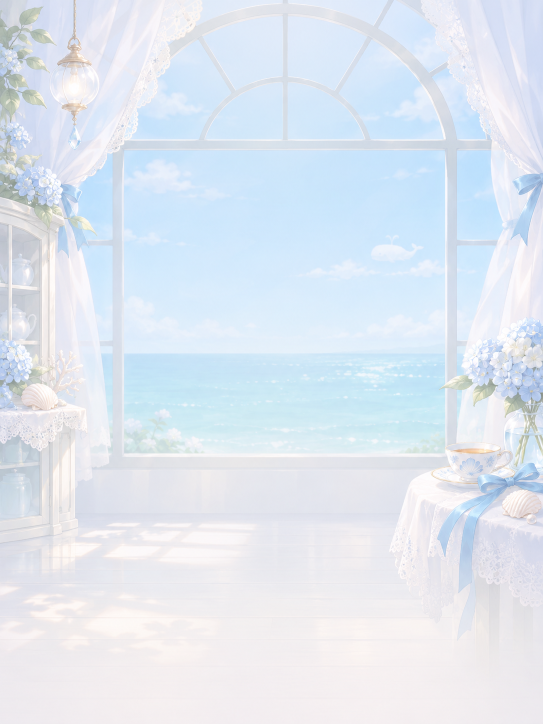
#> input picture assets/backgrounds/seaside-tea-source.png, 1086 x 1448 px (shown at 1/2 size)
$ python compile_backgrounds.py
#> lines starting #> are read from the running program, lines starting #| are printed output that depends on the picture
### tools/compile_whale_avatar.py
#!/usr/bin/env python3
"""Compile built-in expression atlases into flash-resident 16-row Deflate bands."""
from pathlib import Path
import struct
import zlib
from PIL import Image, ImageChops

ROOT = Path(__file__).resolve().parents[1]
NAMES = ('idle', 'listening', 'thinking', 'speaking', 'blink', 'error')
FISH_NAMES = (*NAMES, 'eating', 'speaking_closed', 'speaking_blink', 'speaking_closed_blink')
VIEW_WIDTH, VIEW_HEIGHT = 240, 285
VIEW_TOP = 35
BAND_ROWS = 16
# Atlas file, rendered portrait size, top edge and optional fade start on the display.
ATLASES = {
    'whale': ('big-fat-fish-atlas.png', (216, 288), 38, 295),
    'whale_maid': ('whale-maid-atlas.png', (280, 280), 38, None),
    'claude': ('claude-atlas.png', (280, 280), 38, None),
    'chatgpt': ('chatgpt-atlas.png', (248, 248), 49, 248),
}


def compress_band(band_bytes):
    """Compress one raw indexed band with a 4 KiB Deflate window and verify round-trip."""
    compressor = zlib.compressobj(level=9, method=zlib.DEFLATED, wbits=-12)
    chunk = compressor.compress(band_bytes) + compressor.flush()
    if zlib.decompress(chunk, -15) != band_bytes:
        raise ValueError('Band deflate round-trip verification failed')
    return chunk


def pack_indexed_bands(indices, width, height, band_rows=BAND_ROWS):
    """Pack top-down indexed pixel rows into independently seekable 16-row Deflate bands."""
    pixels = bytearray()
    offsets = [0]
    for y in range(0, height, band_rows):
        rows = min(band_rows, height - y)
        band = indices[y * width:(y + rows) * width]
        pixels.extend(compress_band(band))
        offsets.append(len(pixels))
    if len(pixels) > 65535:
        raise ValueError('Band data exceeds the uint16 offset limit; use a less dense atlas')
    return struct.pack(f'<{len(offsets)}H', *offsets) + bytes(pixels)


# [71 lines left out: functions pack_palette_and_bands, bottom_fade, compile_atlas, main, not called in this run]


# [2 lines that do not run on import are left out]

### tools/compile_backgrounds.py
#!/usr/bin/env python3
"""Compile indexed backgrounds into 16-row Deflate bands shared by the display and portal."""
from io import BytesIO
from pathlib import Path
import struct
import zlib
from PIL import Image, ImageOps
from compile_whale_avatar import BAND_ROWS, pack_indexed_bands

ROOT = Path(__file__).resolve().parents[1]
directory = ROOT / 'assets/backgrounds'
names = ('seaside-tea', 'moonlit-dream')
seasons = ('spring-sakura', 'summer-shore', 'autumn-maple', 'winter-snow')
output = ['/* Generated by tools/compile_backgrounds.py. Pixels stay in flash. */',
          '#include "whale_backgrounds.h"', '']


def verify_bmp_roundtrip(expected_bmp, payload, width, height):
    """Verify reconstructing the standard 8-bit BMP from BGR palette + Deflate bands is byte-identical."""
    bgr_palette = payload[:256 * 3]
    band_payload = payload[256 * 3:]
    bands = (height + BAND_ROWS - 1) // BAND_ROWS
    table_bytes = (bands + 1) * 2
    offsets = struct.unpack_from(f'<{bands + 1}H', band_payload, 0)
    top_down = bytearray()
    for b in range(bands):
        rows = min(BAND_ROWS, height - b * BAND_ROWS)
        chunk = band_payload[table_bytes + offsets[b]:table_bytes + offsets[b + 1]]
        dec = zlib.decompress(chunk, -15)
        if len(dec) != rows * width:
            raise ValueError('Background band size mismatch')
        top_down.extend(dec)
    bottom_up = b''.join(
        top_down[(height - 1 - y) * width:(height - y) * width]
        for y in range(height)
    )
    image_bytes = width * height
    header = struct.pack(
        '<2sIHHIIiiHHIIiiII',
        b'BM', 1078 + image_bytes, 0, 0, 1078,
        40, width, height, 1, 8, 0, image_bytes, 3780, 3780, 256, 256,
    )
    pal_bgr0 = b''.join(bgr_palette[i * 3:i * 3 + 3] + b'\x00' for i in range(256))
    if header + pal_bgr0 + bottom_up != expected_bmp:
        raise ValueError('Reconstructed BMP does not match Pillow output byte-for-byte')


def pack_bmp_bands(bmp_raw, width, height):
    bgr_palette = b''.join(bmp_raw[54 + i * 4:54 + i * 4 + 3] for i in range(256))
    top_down = b''.join(
        bmp_raw[1078 + (height - 1 - y) * width:1078 + (height - y) * width]
        for y in range(height)
    )
    payload = bgr_palette + pack_indexed_bands(top_down, width, height)
    verify_bmp_roundtrip(bmp_raw, payload, width, height)
    return payload


def emit(index, raw, width, height):
    output.append(f'static const uint8_t LV_ATTRIBUTE_MEM_ALIGN pixels_{index}[] = {{')
    for offset in range(0, len(raw), 32):
        output.append('  ' + ','.join(f'0x{v:02x}' for v in raw[offset:offset + 32]) + ',')
    output.extend(['};', f'static const lv_image_dsc_t background_{index} = {{',
                   '  .header = { .magic = LV_IMAGE_HEADER_MAGIC, .cf = LV_COLOR_FORMAT_RAW,',
                   f'    .w = {width}, .h = {height}, .stride = 0 }},',
                   f'  .data_size = sizeof(pixels_{index}), .data = pixels_{index},', '};', ''])


day_night_bytes = 0
for index, name in enumerate(names):
    with Image.open(directory / f'{name}-source.png') as original:
#> original is the input picture: PIL image 1086x1448 RGB; mean R, G, B 223.3, 231.4, 241.3
        frame = ImageOps.fit(original.convert('RGB'), (240, 320), method=Image.Resampling.LANCZOS)
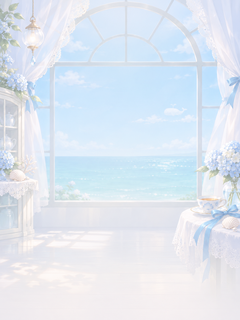
#> frame: PIL image 240x320 RGB; mean R, G, B 223.3, 231.4, 241.3
    indexed = frame.quantize(colors=256, method=Image.Quantize.MEDIANCUT)
    indexed.save(directory / f'{name}.png', optimize=True)
    image = BytesIO()
    indexed.save(image, 'BMP')
    raw = image.getvalue()
    if (raw[:2] != b'BM' or len(raw) != 1078 + 240 * 320
            or struct.unpack_from('<IIiiHHI', raw, 10) != (1078, 40, 240, 320, 1, 8, 0)):
        raise ValueError(f'Unexpected indexed BMP layout for {name}')
    packed = pack_bmp_bands(raw, 240, 320)
    day_night_bytes += len(packed)
    emit(index, packed, 240, 320)
#> pass 2 of the loop `for index, name in enumerate(names):`:
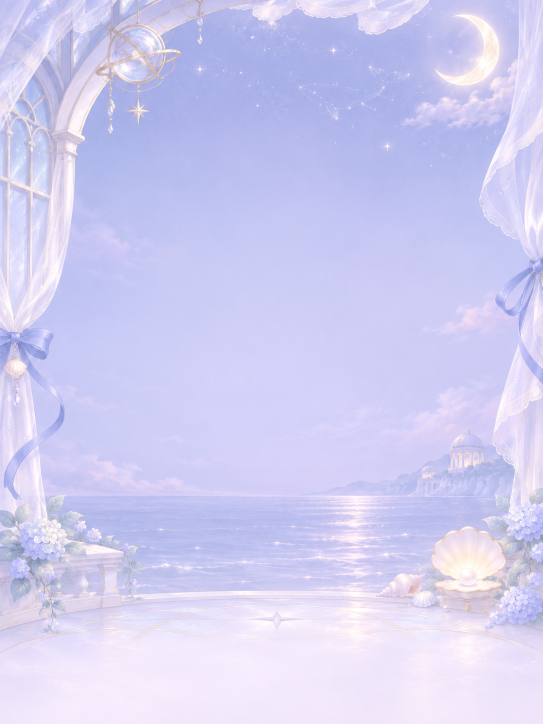
#> input picture assets/backgrounds/moonlit-dream-source.png, 1086 x 1448 px (shown at 1/2 size)
#> original is the input picture: PIL image 1086x1448 RGB; mean R, G, B 208, 205.9, 241.8
#> `frame = ImageOps.fit(original.convert('RGB'), (240, 320), method=Image..`:
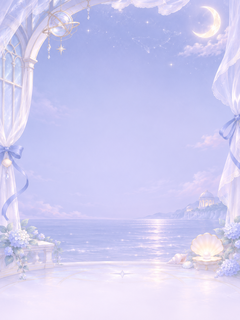
#> frame: PIL image 240x320 RGB; mean R, G, B 208, 205.9, 241.8

seasonal_bytes = 0
for index, name in enumerate(seasons, start=len(names)):
#> (the run stopped early here; a loop or call above may not have finished)
